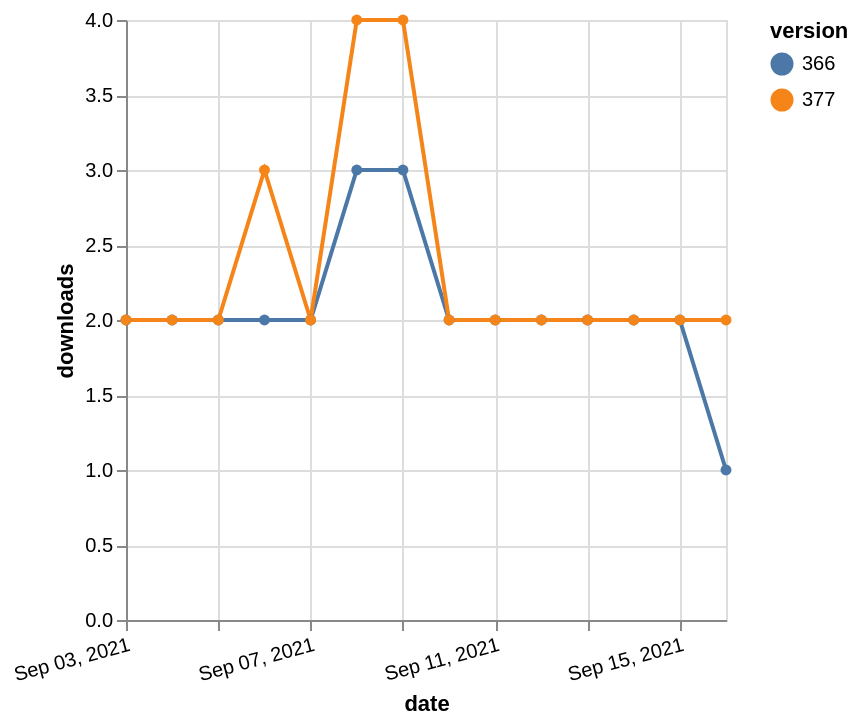

The specification (Vega-Lite) saved for this image:
### Vega-Lite specification from a JSON file in a GitHub repository (floating-point values rounded to 4 significant figures)
{"$schema": "https://vega.github.io/schema/vega-lite/v5.json", "description": "A simple bar chart with embedded data.", "data": {"values": [{"date": "2021-09-03", "total": 2295, "delta": 2, "version": "366"}, {"date": "2021-09-04", "total": 2297, "delta": 2, "version": "366"}, {"date": "2021-09-05", "total": 2299, "delta": 2, "version": "366"}, {"date": "2021-09-06", "total": 2301, "delta": 2, "version": "366"}, {"date": "2021-09-07", "total": 2303, "delta": 2, "version": "366"}, {"date": "2021-09-08", "total": 2306, "delta": 3, "version": "366"}, {"date": "2021-09-09", "total": 2309, "delta": 3, "version": "366"}, {"date": "2021-09-10", "total": 2311, "delta": 2, "version": "366"}, {"date": "2021-09-11", "total": 2313, "delta": 2, "version": "366"}, {"date": "2021-09-12", "total": 2315, "delta": 2, "version": "366"}, {"date": "2021-09-13", "total": 2317, "delta": 2, "version": "366"}, {"date": "2021-09-14", "total": 2319, "delta": 2, "version": "366"}, {"date": "2021-09-15", "total": 2321, "delta": 2, "version": "366"}, {"date": "2021-09-16", "total": 2322, "delta": 1, "version": "366"}, {"date": "2021-09-03", "total": 2087, "delta": 2, "version": "377"}, {"date": "2021-09-04", "total": 2089, "delta": 2, "version": "377"}, {"date": "2021-09-05", "total": 2091, "delta": 2, "version": "377"}, {"date": "2021-09-06", "total": 2094, "delta": 3, "version": "377"}, {"date": "2021-09-07", "total": 2096, "delta": 2, "version": "377"}, {"date": "2021-09-08", "total": 2100, "delta": 4, "version": "377"}, {"date": "2021-09-09", "total": 2104, "delta": 4, "version": "377"}, {"date": "2021-09-10", "total": 2106, "delta": 2, "version": "377"}, {"date": "2021-09-11", "total": 2108, "delta": 2, "version": "377"}, {"date": "2021-09-12", "total": 2110, "delta": 2, "version": "377"}, {"date": "2021-09-13", "total": 2112, "delta": 2, "version": "377"}, {"date": "2021-09-14", "total": 2114, "delta": 2, "version": "377"}, {"date": "2021-09-15", "total": 2116, "delta": 2, "version": "377"}, {"date": "2021-09-16", "total": 2118, "delta": 2, "version": "377"}]}, "width": "container", "mark": {"type": "line", "point": {"filled": true}}, "encoding": {"x": {"field": "date", "type": "temporal", "timeUnit": "yearmonthdate", "title": "date", "axis": {"labelAngle": -15}}, "y": {"field": "delta", "type": "quantitative", "title": "downloads"}, "color": {"field": "version", "type": "nominal"}, "tooltip": {"field": "delta"}}}
